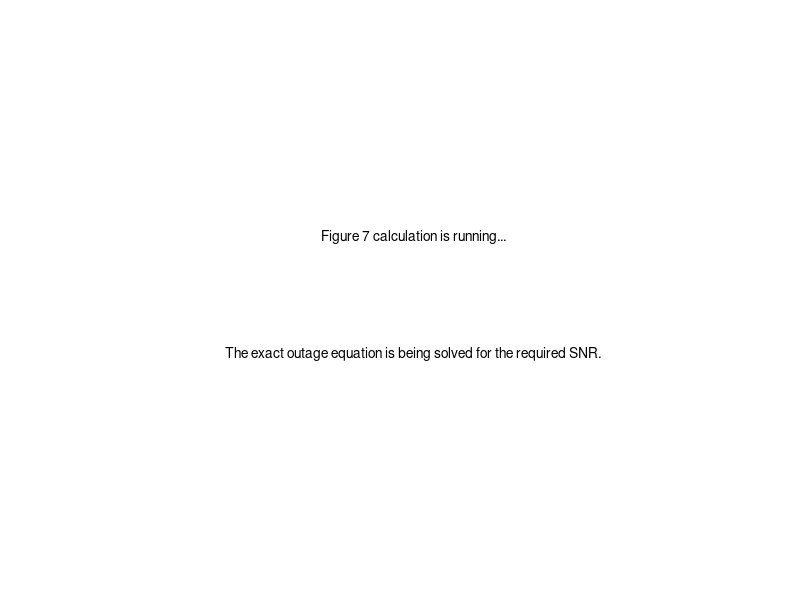

The MATLAB script that drew this image: (Note: this script raises an error after producing the figure.)
%% FIGURE 7: Required SNR under optimal MA-position allocation
% Movable-antenna-assisted energy-harvesting AF relaying over
% alpha-eta-mu fading channels.
%
% DESIGN QUESTION
% ---------------
% Given a fixed total candidate-position budget
%
%       N_T = N_s + N_d = 8,
%
% how should the candidate positions be divided between the source and
% destination to minimize the average source transmit SNR required to
% satisfy
%
%       P_out <= 10^(-3)?
%
% The calculation is repeated for:
%
%       lambda = 0.2, 0.6, and 0.8
%
% under the PSR protocol.
%
% ANALYTICAL RESULT
% -----------------
% For every (N_s,N_d) pair, the exact one-dimensional outage representation is solved with respect to average source transmit SNR.
%
% MONTE CARLO RESULT
% ------------------
% For each realization, the exact source SNR required to satisfy the AF
% threshold is calculated from a quadratic equation. A streaming histogram
% then estimates its (1-P_target) quantile without storing 10^7 samples.
%
% OUTPUTS
% -------
%   Fig07_Candidate_Position_Allocation.pdf       vector PDF for LaTeX
%   Fig07_Candidate_Position_Allocation.png       600-dpi backup
%   Fig07_Candidate_Position_Allocation.eps
%   Fig07_Candidate_Position_Allocation_results.csv
%
% MATLAB requirement:
%   Local functions in scripts require MATLAB R2016b or newer.
%
% No Statistics and Machine Learning Toolbox is required.

clear; clc; close all;
rng(2026,'twister');

set(groot,'defaultFigureVisible','on');

%% ------------------------ Visible progress window -----------------------
statusFig = figure('Color','w', ...
                   'Visible','on', ...
                   'Name','Figure 7 calculation status', ...
                   'NumberTitle','off', ...
                   'Position',[300 300 580 200]);

statusAx = axes(statusFig);
axis(statusAx,'off');

statusText = text(statusAx,0.5,0.61, ...
    'Figure 7 calculation is running...', ...
    'HorizontalAlignment','center', ...
    'FontSize',10);

statusSubText = text(statusAx,0.5,0.37, ...
    'The exact outage equation is being solved for the required SNR.', ...
    'HorizontalAlignment','center', ...
    'FontSize',10);

drawnow;

%% ---------------------------- Configuration -----------------------------
cfg.alpha1 = 2;
cfg.eta1   = 0.5;
cfg.mu1    = 2;
cfg.Omega1 = 1;
cfg.format1 = 1;                    % Format I

cfg.alpha2 = 2;
cfg.eta2   = 0.5;
cfg.mu2    = 2;
cfg.Omega2 = 1;
cfg.format2 = 1;                    % Format I

cfg.zeta = 0.8;
cfg.R    = 2;                       % target rate, bit/s/Hz

cfg.lambdaValues = [0.2,0.6,0.8];

cfg.NT = 8;                         % fixed total candidate-position budget
cfg.NsValues = 1:(cfg.NT-1);
cfg.NdValues = cfg.NT-cfg.NsValues;

cfg.targetOutage = 1e-3;

% Exact analytical root-search settings
cfg.snrLower_dB = -10;
cfg.snrUpper_dB = 50;
cfg.snrTolerance_dB = 1e-3;
cfg.maxBisectionIterations = 30;

% Parent-distribution and numerical-integral controls
cfg.seriesTol = 1e-13;
cfg.Kmax      = 500;
cfg.RelTol    = 1e-7;
cfg.AbsTol    = 1e-11;

% Monte Carlo controls
cfg.Nmc = 1e8;                      % final journal result
% For a quick test, temporarily use:
% cfg.Nmc = 1e5;

cfg.chunkSize = 1e5;

% Streaming histogram used to estimate the 99.9th percentile of the
% per-realization required SNR.
cfg.histMin_dB  = -20;
cfg.histMax_dB  = 100;
cfg.histStep_dB = 0.01;
cfg.histEdges_dB = cfg.histMin_dB:cfg.histStep_dB:cfg.histMax_dB;

% Plot styles
lineStyles = {'-','--','-.'};
lambdaLabels = { ...
    '$\lambda=0.2$', ...
    '$\lambda=0.6$', ...
    '$\lambda=0.8$'};

nLambda = numel(cfg.lambdaValues);
nAlloc  = numel(cfg.NsValues);
nBins   = numel(cfg.histEdges_dB)-1;

requiredSNR_Ana_dB = zeros(nAlloc,nLambda);
requiredSNR_MC_dB  = zeros(nAlloc,nLambda);

%% ---------------- Build parent fading distributions ---------------------
fprintf('Building alpha-eta-mu parent distributions...\n');
statusText.String = 'Building parent fading distributions...';
drawnow;

mix1 = buildAEMMixture( ...
    cfg.alpha1,cfg.eta1,cfg.mu1,cfg.Omega1,cfg.format1, ...
    cfg.seriesTol,cfg.Kmax);

mix2 = buildAEMMixture( ...
    cfg.alpha2,cfg.eta2,cfg.mu2,cfg.Omega2,cfg.format2, ...
    cfg.seriesTol,cfg.Kmax);

pdfMass1 = integral(@(z) aemPDF(z,mix1),0,Inf, ...
                    'RelTol',1e-8,'AbsTol',1e-11);

pdfMass2 = integral(@(z) aemPDF(z,mix2),0,Inf, ...
                    'RelTol',1e-8,'AbsTol',1e-11);

fprintf('First-hop parent PDF mass : %.12f\n',pdfMass1);
fprintf('Second-hop parent PDF mass: %.12f\n\n',pdfMass2);

if abs(pdfMass1-1)>1e-6 || abs(pdfMass2-1)>1e-6
    warning(['A parent PDF does not integrate sufficiently close to one. ', ...
             'Increase cfg.Kmax or inspect the fading parameters.']);
end

%% ------------------- Exact analytical required SNR ----------------------
fprintf('Solving the exact outage equation for required SNR...\n');

for ell = 1:nLambda
    lambda = cfg.lambdaValues(ell);

    for k = 1:nAlloc
        Ns = cfg.NsValues(k);
        Nd = cfg.NdValues(k);

        statusText.String = sprintf( ...
            'Analytical calculation: \\lambda=%.1f, (N_s,N_d)=(%d,%d)', ...
            lambda,Ns,Nd);

        statusSubText.String = sprintf( ...
            'Allocation %d of %d; power-splitting case %d of %d', ...
            k,nAlloc,ell,nLambda);

        drawnow;

        requiredSNR_Ana_dB(k,ell) = requiredSNRExact( ...
            cfg.targetOutage,lambda,Ns,Nd,cfg,mix1,mix2);

        fprintf(['lambda=%.1f | (Ns,Nd)=(%d,%d) | ', ...
                 'Analytical required SNR=%.4f dB\n'], ...
                 lambda,Ns,Nd,requiredSNR_Ana_dB(k,ell));
    end
end

%% --------------- Monte Carlo required-SNR calculation ------------------
% For a fixed realization (X,Y) and a source transmit SNR s = Ps/N0:
%
%   gamma1 = A*s*X,             A = 1-lambda
%   gamma2 = B*s*X*Y,           B = zeta*lambda
%
% Solving gamma_AF = gamma_th for s gives the positive quadratic root:
%
% s_req = [D + sqrt(D^2 + 4*A*B*X^2*Y*gamma_th)]
%         / [2*A*B*X^2*Y],
%
% where D = gamma_th*X*(A+B*Y).
%
% P_out(s) = Pr(s_req > s). Therefore, the required SNR for target outage
% epsilon is the (1-epsilon) quantile of s_req.

fprintf('\nRunning Monte Carlo required-SNR calculation with %.0e realizations...\n', ...
        cfg.Nmc);

statusText.String = 'Running Monte Carlo required-SNR calculation...';
statusSubText.String = 'Generating movable-antenna channel realizations.';
drawnow;

histCounts = zeros(nBins,nAlloc,nLambda);
underflowCounts = zeros(nAlloc,nLambda);
overflowCounts  = zeros(nAlloc,nLambda);

gammaTh = 2^(2*cfg.R)-1;
processed = 0;
Nmax = cfg.NT-1;

while processed < cfg.Nmc
    thisChunk = min(cfg.chunkSize,cfg.Nmc-processed);

    % Generate enough independent candidate gains for all possible
    % allocations. Cumulative maxima provide the selected gain for each N.
    Xcand = zeros(thisChunk,Nmax);
    Ycand = zeros(thisChunk,Nmax);

    for n = 1:Nmax
        Xcand(:,n) = sampleAEM(mix1,thisChunk);
        Ycand(:,n) = sampleAEM(mix2,thisChunk);
    end

    Xcum = cummax(Xcand,2);
    Ycum = cummax(Ycand,2);

    for ell = 1:nLambda
        lambda = cfg.lambdaValues(ell);
        A = 1-lambda;
        B = cfg.zeta*lambda;

        for k = 1:nAlloc
            Ns = cfg.NsValues(k);
            Nd = cfg.NdValues(k);

            X = Xcum(:,Ns);
            Y = Ycum(:,Nd);

            quadraticCoefficient = A*B.*X.^2.*Y;
            linearMagnitude = gammaTh.*X.*(A+B.*Y);

            sRequired = (linearMagnitude + ...
                sqrt(linearMagnitude.^2 + ...
                4.*quadraticCoefficient.*gammaTh)) ./ ...
                (2.*quadraticCoefficient);

            sRequired_dB = 10.*log10(sRequired);

            underflowCounts(k,ell) = underflowCounts(k,ell) + ...
                sum(sRequired_dB < cfg.histMin_dB);

            overflowCounts(k,ell) = overflowCounts(k,ell) + ...
                sum(sRequired_dB >= cfg.histMax_dB);

            histCounts(:,k,ell) = histCounts(:,k,ell) + ...
                histcounts(sRequired_dB,cfg.histEdges_dB).';
        end
    end

    processed = processed + thisChunk;

    if mod(processed,1e6)==0 || processed==cfg.Nmc
        fprintf('  Processed %.0f of %.0f realizations\n', ...
                processed,cfg.Nmc);

        if isgraphics(statusText)
            statusText.String = sprintf( ...
                'Monte Carlo calculation: %.0f of %.0f realizations', ...
                processed,cfg.Nmc);

            statusSubText.String = ...
                'Estimating the 99.9th percentile of required source SNR.';
            drawnow;
        end
    end
end

% Convert each streaming histogram into the (1-targetOutage) quantile.
quantileProbability = 1-cfg.targetOutage;

for ell = 1:nLambda
    for k = 1:nAlloc
        requiredSNR_MC_dB(k,ell) = quantileFromHistogram( ...
            histCounts(:,k,ell), ...
            underflowCounts(k,ell), ...
            overflowCounts(k,ell), ...
            cfg.histEdges_dB, ...
            cfg.Nmc, ...
            quantileProbability);
    end
end

%% ---------------------- Report optimum allocations ----------------------
fprintf('\n============================================================\n');
fprintf('OPTIMAL CANDIDATE-POSITION ALLOCATIONS\n');
fprintf('Target outage probability: %.1e\n',cfg.targetOutage);
fprintf('Fixed total budget: NT=%d\n',cfg.NT);
fprintf('============================================================\n');

balancedIndex = find(cfg.NsValues==cfg.NT/2,1);
sourceHeavyIndex = find(cfg.NsValues==cfg.NT-1,1);

optimumIndex = zeros(nLambda,1);
optimumNs = zeros(nLambda,1);
optimumNd = zeros(nLambda,1);
optimumSNR = zeros(nLambda,1);
savingBalanced = zeros(nLambda,1);
savingSourceHeavy = zeros(nLambda,1);

for ell = 1:nLambda
    [optimumSNR(ell),optimumIndex(ell)] = ...
        min(requiredSNR_Ana_dB(:,ell));

    optimumNs(ell) = cfg.NsValues(optimumIndex(ell));
    optimumNd(ell) = cfg.NdValues(optimumIndex(ell));

    if ~isempty(balancedIndex)
        savingBalanced(ell) = ...
            requiredSNR_Ana_dB(balancedIndex,ell)-optimumSNR(ell);
    else
        savingBalanced(ell) = NaN;
    end

    if ~isempty(sourceHeavyIndex)
        savingSourceHeavy(ell) = ...
            requiredSNR_Ana_dB(sourceHeavyIndex,ell)-optimumSNR(ell);
    else
        savingSourceHeavy(ell) = NaN;
    end

    fprintf('\nlambda=%.1f\n',cfg.lambdaValues(ell));
    fprintf('  Analytical optimum: (Ns,Nd)=(%d,%d)\n', ...
            optimumNs(ell),optimumNd(ell));
    fprintf('  Minimum required SNR: %.4f dB\n',optimumSNR(ell));
    fprintf('  SNR saving over balanced allocation: %.4f dB\n', ...
            savingBalanced(ell));
    fprintf('  SNR saving over source-heavy allocation (%d,1): %.4f dB\n', ...
            cfg.NT-1,savingSourceHeavy(ell));

    fprintf('  Analytical versus Monte Carlo values:\n');

    for k = 1:nAlloc
        fprintf(['    (Ns,Nd)=(%d,%d): Analytical=%.4f dB, ', ...
                 'MC=%.4f dB\n'], ...
                 cfg.NsValues(k),cfg.NdValues(k), ...
                 requiredSNR_Ana_dB(k,ell), ...
                 requiredSNR_MC_dB(k,ell));
    end
end

%% ------------------------------ Plot -----------------------------------
if isgraphics(statusFig)
    close(statusFig);
end

% IEEE Transactions single-column formatting.
fig = figure('Color','w', ...
             'Units','inches', ...
             'Position',[1 1 3.5 3.10], ...
             'Visible','on');

layout = tiledlayout(fig,1,1, ...
    'Padding','compact', ...
    'TileSpacing','compact');

ax = nexttile(layout);
hold(ax,'on');

hLine = gobjects(nLambda,1);
x = 1:nAlloc;

for ell = 1:nLambda
   
    
     % Monte Carlo required-SNR markers: common black open circles.
    plot(ax,x,requiredSNR_MC_dB(:,ell),'o', ...
        'LineStyle','none', ...
        'Color','k', ...
        'MarkerFaceColor','w', ...
        'MarkerSize',5, ...
        'LineWidth',0.6, ...
        'HandleVisibility','off');
    
    % Analytical curves: Figure 2/3 publication color style.
    curveColors = [0 0.4470 0.7410; ...
                   0.8500 0.3250 0.0980; ...
                   0.4660 0.6740 0.1880];

    hLine(ell) = plot(ax,x,requiredSNR_Ana_dB(:,ell), ...
        lineStyles{ell}, ...
        'Color',curveColors(ell,:), ...
        'LineWidth',1.2, ...
        'DisplayName',lambdaLabels{ell});

   
end

% Dummy marker for the Monte Carlo legend entry.
hSim = plot(ax,NaN,NaN,'ko', ...
    'LineStyle','none', ...
    'MarkerFaceColor','w', ...
    'MarkerSize',5, ...
    'LineWidth',0.6, ...
    'DisplayName','Simulation');

grid(ax,'on');
box(ax,'on');

ax.XMinorGrid = 'off';
ax.YMinorGrid = 'on';
ax.GridAlpha = 0.22;
ax.MinorGridAlpha = 0.12;
ax.FontName = 'Times New Roman';
ax.FontSize = 10;
ax.LineWidth = 0.8;
ax.TickDir = 'in';
ax.Layer = 'top';

allocationLabels = arrayfun( ...
    @(Ns,Nd) sprintf('(%d,%d)',Ns,Nd), ...
    cfg.NsValues,cfg.NdValues, ...
    'UniformOutput',false);

xticks(ax,x);
xticklabels(ax,allocationLabels);

xlabel(ax, ...
    'Candidate-position allocation $(N_s,N_d)$, $N_T=N_s+N_d=8$', ...
    'Interpreter','latex', ...
    'FontSize',10);

ylabel(ax, ...
    'Required average source transmit SNR (dB)', ...
    'Interpreter','latex', ...
    'FontSize',10);

% Vertical legend so that every entry appears on a separate line.
lgd = legend(ax,[hLine;hSim], ...
    [lambdaLabels,{'Simulation'}], ...
    'Location','northeast', ...
    'Orientation','vertical', ...
    'Interpreter','latex');

lgd.FontName = 'Times New Roman';
lgd.FontSize = 10;
lgd.Box = 'on';
lgd.LineWidth = 1;
lgd.ItemTokenSize = [12 12];

xlim(ax,[0.8 nAlloc+0.2]);

allValues = [requiredSNR_Ana_dB(:);requiredSNR_MC_dB(:)];
finiteValues = allValues(isfinite(allValues));

if ~isempty(finiteValues)
    yPadding = max(0.5,0.08*(max(finiteValues)-min(finiteValues)));
    ylim(ax,[min(finiteValues)-yPadding,max(finiteValues)+yPadding]);
end

drawnow;
figure(fig);
shg;

%% ---------------------------- Save outputs ------------------------------
print(fig,'Fig07_Candidate_Position_Allocation.pdf','-dpdf','-painters');

exportgraphics(fig,'Fig07_Candidate_Position_Allocation.png', ...
               'Resolution',600, ...
               'BackgroundColor','white');

print(fig,'Fig07_Candidate_Position_Allocation.eps','-depsc2','-r600');

T = table( ...
    cfg.NsValues(:),cfg.NdValues(:), ...
    requiredSNR_Ana_dB(:,1),requiredSNR_MC_dB(:,1), ...
    requiredSNR_Ana_dB(:,2),requiredSNR_MC_dB(:,2), ...
    requiredSNR_Ana_dB(:,3),requiredSNR_MC_dB(:,3), ...
    'VariableNames',{ ...
        'Ns','Nd', ...
        'lambda02_Analytical_dB','lambda02_MC_dB', ...
        'lambda06_Analytical_dB','lambda06_MC_dB', ...
        'lambda08_Analytical_dB','lambda08_MC_dB'});

writetable(T,'Fig07_Candidate_Position_Allocation_results.csv');

summaryTable = table( ...
    cfg.lambdaValues(:), ...
    optimumNs,optimumNd,optimumSNR, ...
    savingBalanced,savingSourceHeavy, ...
    'VariableNames',{ ...
        'lambda','Optimal_Ns','Optimal_Nd', ...
        'MinimumRequiredSNR_dB', ...
        'SavingVsBalanced_dB', ...
        'SavingVsSourceHeavy_dB'});

writetable(summaryTable,'Fig07_Optimal_Allocation_Summary.csv');

fprintf('\nFigure 4 and optimization results have been exported.\n');

%% =======================================================================
%                           LOCAL FUNCTIONS
% ========================================================================

function requiredSNR_dB = requiredSNRExact( ...
    targetOutage,lambda,Ns,Nd,cfg,mix1,mix2)
%REQUIREDSNREXACT Solve Pout(SNR)=targetOutage by bisection in dB.

    low_dB = cfg.snrLower_dB;
    high_dB = cfg.snrUpper_dB;

    pLow = outageAtSNRdB( ...
        low_dB,lambda,Ns,Nd,cfg,mix1,mix2);

    pHigh = outageAtSNRdB( ...
        high_dB,lambda,Ns,Nd,cfg,mix1,mix2);

    % Ensure the lower point is still in outage.
    lowerExpansionCount = 0;

    while pLow < targetOutage
        low_dB = low_dB-10;
        pLow = outageAtSNRdB( ...
            low_dB,lambda,Ns,Nd,cfg,mix1,mix2);

        lowerExpansionCount = lowerExpansionCount+1;

        if lowerExpansionCount>10
            error('Unable to bracket the target outage at low SNR.');
        end
    end

    % Ensure the upper point satisfies the outage requirement.
    upperExpansionCount = 0;

    while pHigh > targetOutage
        high_dB = high_dB+10;
        pHigh = outageAtSNRdB( ...
            high_dB,lambda,Ns,Nd,cfg,mix1,mix2);

        upperExpansionCount = upperExpansionCount+1;

        if upperExpansionCount>10
            error('Unable to bracket the target outage at high SNR.');
        end
    end

    iteration = 0;

    while (high_dB-low_dB)>cfg.snrTolerance_dB && ...
          iteration<cfg.maxBisectionIterations

        middle_dB = 0.5*(low_dB+high_dB);

        pMiddle = outageAtSNRdB( ...
            middle_dB,lambda,Ns,Nd,cfg,mix1,mix2);

        if pMiddle > targetOutage
            low_dB = middle_dB;
        else
            high_dB = middle_dB;
        end

        iteration = iteration+1;
    end

    requiredSNR_dB = 0.5*(low_dB+high_dB);
end

function Pout = outageAtSNRdB(snr_dB,lambda,Ns,Nd,cfg,mix1,mix2)
%OUTAGEATSNRDB Exact numerical outage under PSR at a specified SNR.

    snrLin = 10^(snr_dB/10);

    a = (1-lambda)*snrLin;
    b = cfg.zeta*lambda*snrLin;
    gammaTh = 2^(2*cfg.R)-1;

    Pout = outageExactNumerical( ...
        a,b,gammaTh,Ns,Nd,mix1,mix2,cfg.RelTol,cfg.AbsTol);
end

function q_dB = quantileFromHistogram( ...
    counts,underflowCount,overflowCount,edges_dB,totalSamples,qProbability)
%QUANTILEFROMHISTOGRAM Estimate a quantile from a streaming histogram.

    targetRank = qProbability*totalSamples;

    cumulativeBeforeBins = underflowCount;
    cumulativeBins = cumulativeBeforeBins+cumsum(counts);

    binIndex = find(cumulativeBins>=targetRank,1,'first');

    if isempty(binIndex)
        if overflowCount>0
            error(['The requested Monte Carlo quantile lies above ', ...
                   'cfg.histMax_dB. Increase cfg.histMax_dB.']);
        else
            error('Unable to determine the Monte Carlo quantile.');
        end
    end

    if binIndex==1
        countBefore = cumulativeBeforeBins;
    else
        countBefore = cumulativeBins(binIndex-1);
    end

    countInBin = counts(binIndex);

    if countInBin<=0
        q_dB = 0.5*(edges_dB(binIndex)+edges_dB(binIndex+1));
        return;
    end

    fractionWithinBin = ...
        (targetRank-countBefore)/countInBin;

    fractionWithinBin = min(max(fractionWithinBin,0),1);

    q_dB = edges_dB(binIndex) + ...
           fractionWithinBin* ...
           (edges_dB(binIndex+1)-edges_dB(binIndex));
end

function mix = buildAEMMixture(alpha,eta,mu,Omega,formatNo,tol,Kmax)
%BUILDAEMMIXTURE Gamma-mixture representation of alpha-eta-mu fading.

    validateattributes(alpha,{'numeric'},{'scalar','real','positive'});
    validateattributes(mu,{'numeric'},{'scalar','real','positive'});
    validateattributes(Omega,{'numeric'},{'scalar','real','positive'});

    [h,H] = etaAuxiliary(eta,formatNo);
    c = 2*mu*h;

    if abs(H)<1e-15
        k = 0;
        w = 1;
    else
        k = (0:Kmax).';

        logw = log(2)+0.5*log(pi) ...
             +2*mu*log(mu)+mu*log(h)-gammaln(mu) ...
             +2*k.*log(abs(mu*H)) ...
             -gammaln(k+1) ...
             -gammaln(mu+k+0.5) ...
             -2*(mu+k).*log(c) ...
             +gammaln(2*(mu+k));

        wAll = exp(logw);
        totalMass = sum(wAll);

        if abs(totalMass-1)>1e-8
            warning(['The series mass at Kmax=%d is %.12g rather than 1. ', ...
                     'Increase Kmax for these fading parameters.'], ...
                     Kmax,totalMass);
        end

        cumulativeMass = cumsum(wAll);
        last = find(cumulativeMass>=1-tol,1,'first');

        if isempty(last)
            last = numel(wAll);
        end

        k = k(1:last);
        w = wAll(1:last);
        w = w/sum(w);
    end

    mix.alpha = alpha;
    mix.eta = eta;
    mix.mu = mu;
    mix.Omega = Omega;
    mix.formatNo = formatNo;
    mix.h = h;
    mix.H = H;
    mix.c = c;
    mix.k = k;
    mix.shape = 2*(mu+k);
    mix.w = w;
end

function [h,H] = etaAuxiliary(eta,formatNo)
%ETAAUXILIARY Auxiliary h and H parameters.

    switch formatNo
        case 1
            if ~(eta>0)
                error('For Format I, eta must satisfy eta>0.');
            end

            h = (1+eta)^2/(4*eta);
            H = (1-eta^2)/(4*eta);

        case 2
            if ~(eta>-1 && eta<1)
                error('For Format II, eta must satisfy -1<eta<1.');
            end

            h = 1/(1-eta^2);
            H = eta/(1-eta^2);

        otherwise
            error('formatNo must be 1 or 2.');
    end
end

function F = aemCDF(z,mix)
%AEMCDF Parent alpha-eta-mu power-gain CDF.

    originalSize = size(z);
    z = z(:).';

    F = zeros(size(z));
    positive = z>0 & isfinite(z);

    if any(positive)
        u = mix.c.*(z(positive)./mix.Omega).^(mix.alpha/2);
        Fpositive = zeros(size(u));

        for k = 1:numel(mix.w)
            Fpositive = Fpositive + ...
                mix.w(k).*gammainc(u,mix.shape(k),'lower');
        end

        F(positive) = Fpositive;
    end

    F(isinf(z) & z>0) = 1;
    F(z<=0) = 0;
    F = min(max(F,0),1);
    F = reshape(F,originalSize);
end

function f = aemPDF(z,mix)
%AEMPDF Parent alpha-eta-mu power-gain PDF.

    originalSize = size(z);
    z = z(:).';

    f = zeros(size(z));
    positive = z>0 & isfinite(z);

    if any(positive)
        zPositive = z(positive);
        u = mix.c.*(zPositive./mix.Omega).^(mix.alpha/2);

        duDz = mix.c.*(mix.alpha/2)./mix.Omega ...
             .*(zPositive./mix.Omega).^(mix.alpha/2-1);

        fPositive = zeros(size(zPositive));

        for k = 1:numel(mix.w)
            shape = mix.shape(k);

            gammaPDF = exp( ...
                (shape-1).*log(u)-u-gammaln(shape));

            fPositive = fPositive + ...
                mix.w(k).*gammaPDF.*duDz;
        end

        f(positive) = fPositive;
    end

    f(z<=0) = 0;
    f = reshape(f,originalSize);
end

function z = sampleAEM(mix,N)
%SAMPLEAEM Generate N alpha-eta-mu parent-gain samples.

    uniformCategorical = rand(N,1);
    cumulativeWeights = cumsum(mix.w);
    cumulativeWeights(end) = 1;

    mixtureIndex = ones(N,1,'uint16');

    for k = 1:numel(cumulativeWeights)-1
        mixtureIndex(uniformCategorical>cumulativeWeights(k)) = k+1;
    end

    shapePerSample = mix.shape(double(mixtureIndex));
    gammaSample = randg(shapePerSample);

    z = mix.Omega.*(gammaSample./mix.c).^(2/mix.alpha);
end

function Pout = outageExactNumerical( ...
    a,b,gammaTh,Ns,Nd,mix1,mix2,RelTol,AbsTol)
%OUTAGEEXACTNUMERICAL Exact numerical evaluation of the one-dimensional outage representation.

    x0 = gammaTh/a;

    F1AtThreshold = aemCDF(x0,mix1);
    L1 = F1AtThreshold^Ns;

    integrand = @(t) transformedIntegrand( ...
        t,x0,a,b,gammaTh,Ns,Nd,mix1,mix2);

    L2 = integral(integrand,0,1, ...
                  'RelTol',RelTol, ...
                  'AbsTol',AbsTol);

    Pout = min(max(L1+L2,0),1);
end

function value = transformedIntegrand( ...
    t,x0,a,b,gammaTh,Ns,Nd,mix1,mix2)
%TRANSFORMEDINTEGRAND Integrand after x=x0+t/(1-t).

    value = zeros(size(t));
    valid = t>0 & t<1;

    if ~any(valid)
        return;
    end

    tValid = t(valid);
    x = x0+tValid./(1-tValid);
    jacobian = 1./(1-tValid).^2;

    denominator = b.*x.*(a.*x-gammaTh);
    yThreshold = gammaTh.*(a.*x+1)./denominator;

    F2 = aemCDF(yThreshold,mix2);
    F1 = aemCDF(x,mix1);
    f1 = aemPDF(x,mix1);

    fX = Ns.*f1.*F1.^(Ns-1);
    FY = F2.^Nd;

    temporary = FY.*fX.*jacobian;
    temporary(~isfinite(temporary)) = 0;

    value(valid) = temporary;
end
